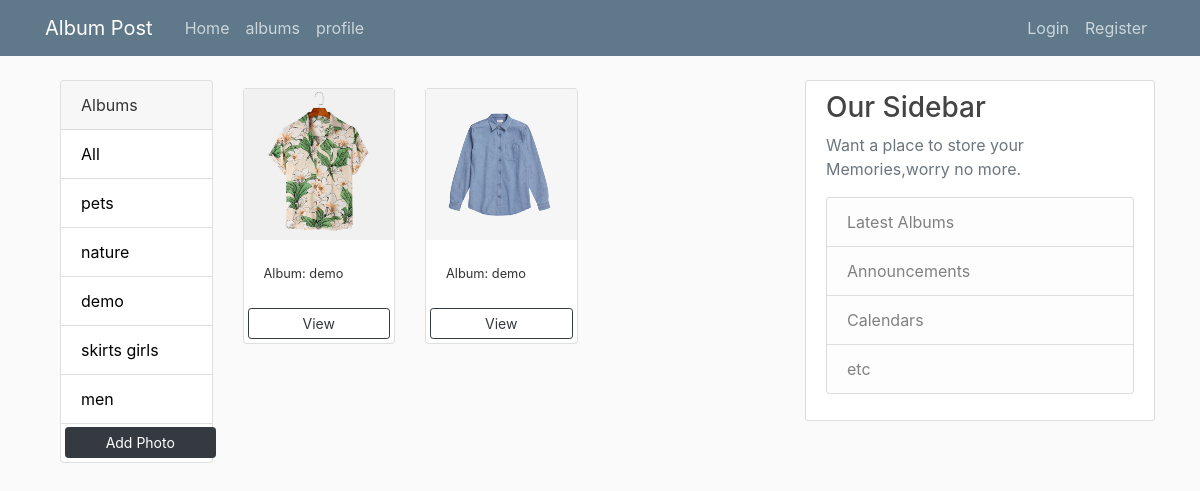
The page /album/?album=demo on the database its author committed.
### photos/models.py (models this page shows, shortened)
class Album(models.Model):
    title = models.CharField(max_length=100, null=False,blank=False)

class Photo(models.Model):
    album = models.ForeignKey(Album, on_delete=models.SET_NULL,null=True,blank=True)
    image = models.ImageField(null =False, blank = False)
    description = models.TextField(max_length=100, null=False,blank=False)
    user = models.ForeignKey(User, on_delete=models.CASCADE, null=True, blank=True)

### photos/views.py (the view)
# urls.py: path('album/',views.album, name = 'album'),
def album(request):
    album = request.GET.get('album')
    if album == None:
        photos = Photo.objects.all()
    else:
        photos = Photo.objects.filter(album__title=album)
    albums = Album.objects.all()
    context = {'albums': albums, 'photos': photos}
    return render(request, 'photos/album.html', context)

### photos/templates/photos/album.html
{% extends "photos/base.html" %} {% block content %}
    <div class="container">
        <div class="row">
            <div class="col-md-3">
                <div class="card">
                    <div class="card-header">
                        Albums
                    </div>
                    <ul class="list-group list-group-flush">
                        <li class="list-group-item">
                            <a href="{% url 'album' %}">All</a>
                        </li>
                        {% for album in albums %}
                            <li class=" list-group-item">
                                <a href="{% url 'album' %}?album={{album.title}}">
                                    {{album.title}}
                                </a>
                            </li>
                        {% endfor %}
                        <a href="{% url 'add' %}" class="btn btn-dark btn-block btn-sm m-1">Add Photo</a>
                    </ul>
                </div>
            </div>
            <div class="col-md-9">
                <div class="row">
                    {% for photo in photos %}
                    <div class="col-md-4">
                        <div class="card my-2">
                            <img class="image-thumbail" src="{{photo.image.url}}" alt="Card image cap">
                            <div class="card-body">
                                <small>Album: {{photo.album.title}}</small>
                            </div>
                            <a href="{% url 'photo' photo.id %}" class="btn btn-outline-dark btn-sm m-1">View</a>
                        </div>
                    </div>
                    {% empty %}
                    <h3>No photos...</h3>
                    {% endfor %}
                </div>
            </div>
        </div>
    </div>
    {% endblock content %}

### photos/static/photos/main.css (style rules this page uses)
body { background: #fafafa; color: #333333; margin-top: 5rem; }
ul { margin: 0; }
.list-group-item a { text-decoration: none; color: black; }

### rows shown on the page
Album: title "pets"
Album: title "nature"
Album: title "demo"
Album: title "skirts girls"
Album: title "men"
Photo: image (picture), album "demo"
Photo: image (picture), album "demo"
